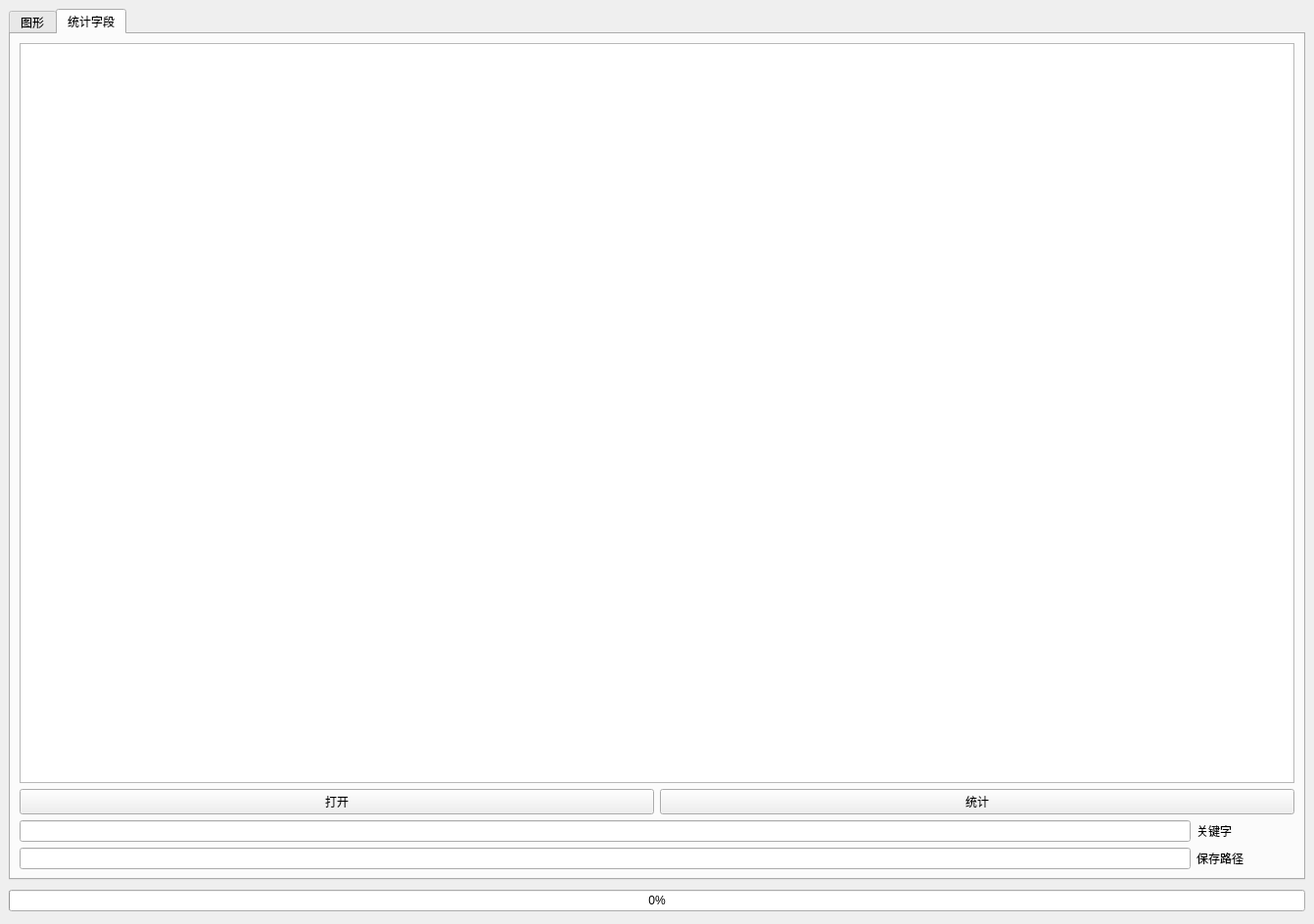
<?xml version="1.0" encoding="UTF-8"?>
<ui version="4.0">
 <class>MainWindow</class>
 <widget class="QMainWindow" name="MainWindow">
  <property name="geometry">
   <rect>
    <x>0</x>
    <y>0</y>
    <width>1342</width>
    <height>944</height>
   </rect>
  </property>
  <property name="mouseTracking">
   <bool>true</bool>
  </property>
  <property name="windowTitle">
   <string>MainWindow</string>
  </property>
  <widget class="QWidget" name="centralwidget">
   <property name="mouseTracking">
    <bool>true</bool>
   </property>
   <layout class="QVBoxLayout" name="verticalLayout_6">
    <item>
     <widget class="QTabWidget" name="keyTabWidget">
      <property name="sizePolicy">
       <sizepolicy hsizetype="Preferred" vsizetype="Expanding">
        <horstretch>0</horstretch>
        <verstretch>0</verstretch>
       </sizepolicy>
      </property>
      <property name="mouseTracking">
       <bool>true</bool>
      </property>
      <property name="currentIndex">
       <number>1</number>
      </property>
      <widget class="QWidget" name="keyTabWidgetPage1" native="true">
       <attribute name="title">
        <string>图形</string>
       </attribute>
       <layout class="QHBoxLayout" name="horizontalLayout_2">
        <property name="spacing">
         <number>0</number>
        </property>
        <property name="leftMargin">
         <number>0</number>
        </property>
        <property name="topMargin">
         <number>0</number>
        </property>
        <property name="rightMargin">
         <number>0</number>
        </property>
        <property name="bottomMargin">
         <number>0</number>
        </property>
        <item>
         <widget class="QWidget" name="lefWidget" native="true">
          <property name="minimumSize">
           <size>
            <width>0</width>
            <height>0</height>
           </size>
          </property>
          <property name="maximumSize">
           <size>
            <width>230</width>
            <height>16777215</height>
           </size>
          </property>
          <property name="mouseTracking">
           <bool>true</bool>
          </property>
          <layout class="QVBoxLayout" name="verticalLayout" stretch="0,10,5">
           <property name="leftMargin">
            <number>0</number>
           </property>
           <property name="topMargin">
            <number>0</number>
           </property>
           <property name="rightMargin">
            <number>3</number>
           </property>
           <property name="bottomMargin">
            <number>0</number>
           </property>
           <item>
            <widget class="QWidget" name="toolWidget" native="true">
             <layout class="QHBoxLayout" name="horizontalLayout">
              <property name="spacing">
               <number>0</number>
              </property>
              <property name="leftMargin">
               <number>0</number>
              </property>
              <property name="topMargin">
               <number>0</number>
              </property>
              <property name="rightMargin">
               <number>0</number>
              </property>
              <property name="bottomMargin">
               <number>0</number>
              </property>
              <item>
               <widget class="QWidget" name="widget_4" native="true">
                <layout class="QVBoxLayout" name="verticalLayout_4">
                 <property name="spacing">
                  <number>0</number>
                 </property>
                 <property name="leftMargin">
                  <number>0</number>
                 </property>
                 <property name="topMargin">
                  <number>0</number>
                 </property>
                 <property name="rightMargin">
                  <number>0</number>
                 </property>
                 <property name="bottomMargin">
                  <number>0</number>
                 </property>
                 <item>
                  <widget class="QPushButton" name="openFileBtn">
                   <property name="text">
                    <string>打开</string>
                   </property>
                  </widget>
                 </item>
                 <item>
                  <widget class="QPushButton" name="searchBtn">
                   <property name="text">
                    <string>搜索</string>
                   </property>
                  </widget>
                 </item>
                </layout>
               </widget>
              </item>
              <item>
               <widget class="QWidget" name="widget_5" native="true">
                <layout class="QVBoxLayout" name="verticalLayout_8">
                 <property name="spacing">
                  <number>0</number>
                 </property>
                 <property name="leftMargin">
                  <number>0</number>
                 </property>
                 <property name="topMargin">
                  <number>0</number>
                 </property>
                 <property name="rightMargin">
                  <number>0</number>
                 </property>
                 <property name="bottomMargin">
                  <number>0</number>
                 </property>
                 <item>
                  <widget class="QPushButton" name="addKeyBtn">
                   <property name="text">
                    <string>添加关键字</string>
                   </property>
                  </widget>
                 </item>
                 <item>
                  <widget class="QPushButton" name="removeKeyBtn">
                   <property name="text">
                    <string>删除关键字</string>
                   </property>
                  </widget>
                 </item>
                </layout>
               </widget>
              </item>
              <item>
               <widget class="QWidget" name="widget_3" native="true">
                <layout class="QVBoxLayout" name="verticalLayout_3">
                 <property name="spacing">
                  <number>0</number>
                 </property>
                 <property name="leftMargin">
                  <number>0</number>
                 </property>
                 <property name="topMargin">
                  <number>0</number>
                 </property>
                 <property name="rightMargin">
                  <number>0</number>
                 </property>
                 <property name="bottomMargin">
                  <number>0</number>
                 </property>
                 <item>
                  <widget class="QPushButton" name="testRulerBtn">
                   <property name="text">
                    <string>测试尺个数</string>
                   </property>
                   <property name="checkable">
                    <bool>false</bool>
                   </property>
                  </widget>
                 </item>
                 <item>
                  <widget class="QComboBox" name="testRulerCbx">
                   <property name="toolTip">
                    <string>测试次的个数</string>
                   </property>
                   <item>
                    <property name="text">
                     <string>0</string>
                    </property>
                   </item>
                   <item>
                    <property name="text">
                     <string>1</string>
                    </property>
                   </item>
                   <item>
                    <property name="text">
                     <string>2</string>
                    </property>
                   </item>
                  </widget>
                 </item>
                </layout>
               </widget>
              </item>
              <item>
               <spacer name="horizontalSpacer">
                <property name="orientation">
                 <enum>Qt::Horizontal</enum>
                </property>
                <property name="sizeHint" stdset="0">
                 <size>
                  <width>40</width>
                  <height>20</height>
                 </size>
                </property>
               </spacer>
              </item>
             </layout>
            </widget>
           </item>
           <item>
            <widget class="QTableWidget" name="tableWidget">
             <attribute name="horizontalHeaderStretchLastSection">
              <bool>true</bool>
             </attribute>
            </widget>
           </item>
           <item>
            <widget class="QTextEdit" name="textEdit"/>
           </item>
          </layout>
         </widget>
        </item>
        <item>
         <widget class="QWidget" name="widget" native="true">
          <property name="sizePolicy">
           <sizepolicy hsizetype="Expanding" vsizetype="Preferred">
            <horstretch>0</horstretch>
            <verstretch>0</verstretch>
           </sizepolicy>
          </property>
          <property name="mouseTracking">
           <bool>true</bool>
          </property>
          <layout class="QHBoxLayout" name="horizontalLayout_3">
           <property name="spacing">
            <number>0</number>
           </property>
           <property name="leftMargin">
            <number>6</number>
           </property>
           <property name="topMargin">
            <number>0</number>
           </property>
           <property name="rightMargin">
            <number>0</number>
           </property>
           <property name="bottomMargin">
            <number>0</number>
           </property>
          </layout>
         </widget>
        </item>
       </layout>
      </widget>
      <widget class="QWidget" name="tab">
       <attribute name="title">
        <string>统计字段</string>
       </attribute>
       <layout class="QVBoxLayout" name="verticalLayout_5">
        <item>
         <widget class="QTextEdit" name="textEdit_sta"/>
        </item>
        <item>
         <layout class="QHBoxLayout" name="horizontalLayout_6">
          <item>
           <widget class="QPushButton" name="openFileBtn_sta">
            <property name="text">
             <string>打开</string>
            </property>
           </widget>
          </item>
          <item>
           <widget class="QPushButton" name="statisticsBtn">
            <property name="text">
             <string>统计</string>
            </property>
           </widget>
          </item>
         </layout>
        </item>
        <item>
         <layout class="QHBoxLayout" name="horizontalLayout_4">
          <item>
           <widget class="QLineEdit" name="keyWords_sta"/>
          </item>
          <item>
           <widget class="QLabel" name="label">
            <property name="minimumSize">
             <size>
              <width>100</width>
              <height>0</height>
             </size>
            </property>
            <property name="text">
             <string>关键字</string>
            </property>
           </widget>
          </item>
         </layout>
        </item>
        <item>
         <layout class="QHBoxLayout" name="horizontalLayout_5">
          <item>
           <widget class="QLineEdit" name="lineEdit_2"/>
          </item>
          <item>
           <widget class="QLabel" name="label_2">
            <property name="minimumSize">
             <size>
              <width>100</width>
              <height>0</height>
             </size>
            </property>
            <property name="text">
             <string>保存路径</string>
            </property>
           </widget>
          </item>
         </layout>
        </item>
       </layout>
      </widget>
     </widget>
    </item>
    <item>
     <widget class="QWidget" name="widget_2" native="true">
      <property name="sizePolicy">
       <sizepolicy hsizetype="Preferred" vsizetype="Fixed">
        <horstretch>0</horstretch>
        <verstretch>0</verstretch>
       </sizepolicy>
      </property>
      <property name="minimumSize">
       <size>
        <width>0</width>
        <height>30</height>
       </size>
      </property>
      <layout class="QVBoxLayout" name="verticalLayout_2">
       <property name="spacing">
        <number>0</number>
       </property>
       <property name="leftMargin">
        <number>0</number>
       </property>
       <property name="topMargin">
        <number>0</number>
       </property>
       <property name="rightMargin">
        <number>0</number>
       </property>
       <property name="bottomMargin">
        <number>0</number>
       </property>
       <item>
        <widget class="QProgressBar" name="progressBar">
         <property name="enabled">
          <bool>true</bool>
         </property>
         <property name="value">
          <number>0</number>
         </property>
        </widget>
       </item>
      </layout>
     </widget>
    </item>
   </layout>
  </widget>
  <widget class="QMenuBar" name="menubar">
   <property name="geometry">
    <rect>
     <x>0</x>
     <y>0</y>
     <width>1342</width>
     <height>23</height>
    </rect>
   </property>
  </widget>
 </widget>
 <resources/>
 <connections/>
</ui>
